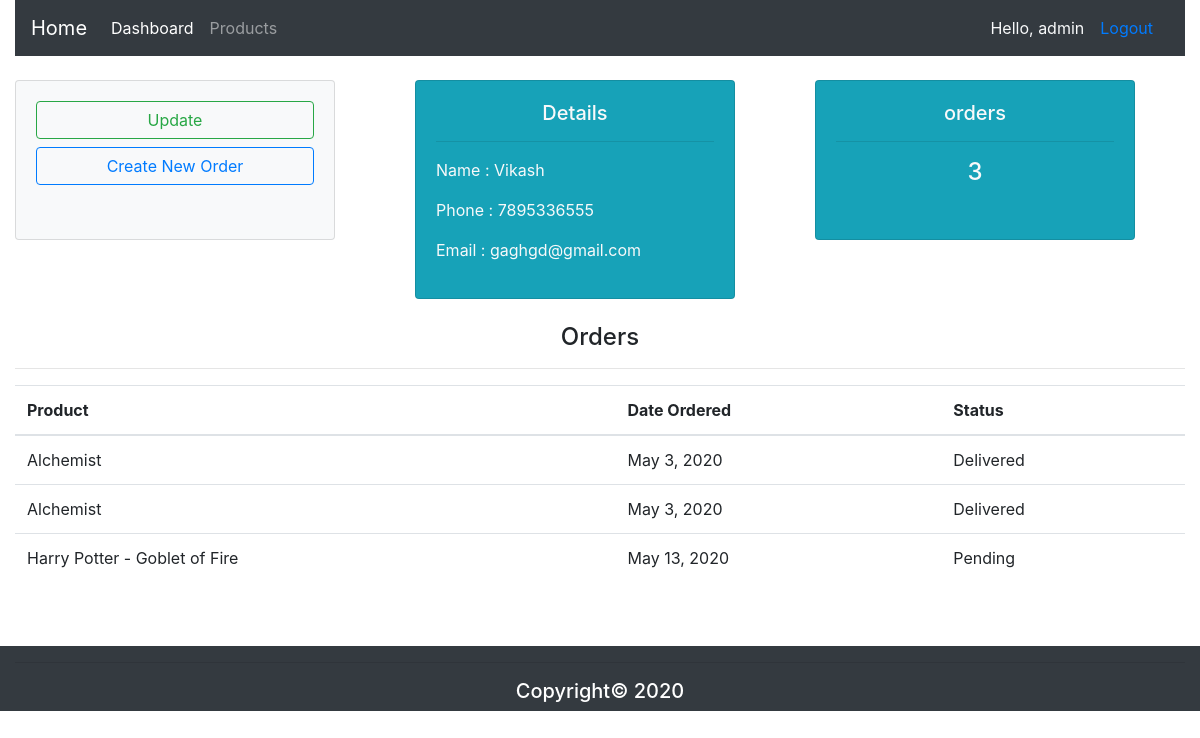
Page /customer/1 (signed in) on the committed database.
### account/models.py (models this page shows, shortened)
class Customer(models.Model):
    user = models.OneToOneField(User, null= True, on_delete = models.CASCADE)
    name = models.CharField(max_length = 100,null =True)
    phone = models.CharField(max_length = 12,null =True)
    email = models.CharField(max_length = 32,null =True)
    profile_pic = models.ImageField(default= "profile.png", null = True, blank = True)
    date_created = models.DateField(auto_now_add = True,null =True)

class Order(models.Model):
    STATUS = (
        ('Pending','Pending'),
        ('Out for delivery', 'Out for delivery'),
        ('Delivered', 'Delivered')
    )
    customer = models.ForeignKey(Customer, on_delete= models.CASCADE )
    product = models.ForeignKey(Product, on_delete = models.CASCADE )
    date_ordered = models.DateField(auto_now_add = True, null =True)
    status = models.CharField( max_length=50, null = True, choices = STATUS)

class Product(models.Model):
    name = models.CharField(max_length = 64,null =True)
    Price = models.FloatField(null = True)
    category = models.CharField(max_length = 100,null =True)
    description = models.TextField(null =True)
    date_created = models.DateField(auto_now_add = True,null =True)
    def __str__(self):
        return self.name

### account/decorators.py (the view)
        def wrapper_func(request, *args, **kwargs):
            gorup = None
            if request.user.groups.exists():
                group = request.user.groups.all()[0].name
            if group in allowed_roles:
                return view_func(request, *args, **kwargs)
            else:
                return HttpResponse('You are not authorised to view this page')

### account/views.py (called while the page is built)
@login_required(login_url = 'login')
@allowed_user(allowed_roles= ['admin'])
def customer(request, pk):
    customer_details = Customer.objects.get(pk = pk)
    orders_count = Order.objects.filter(customer__pk=pk).count() #reverse query
    orders= Order.objects.filter(customer__pk=pk)
    context = {
        'customer_details' : customer_details,
        'orders_count' : orders_count,
        'orders' : orders
    }
    return render(request,'account/customer.html', context )

### account/templates/account/customer.html
{% extends 'account/base.html' %}
{% block content %}
<section id="card">
    <div class="container-fluid  mt-4">
        <div class="row">
            <div class="col-md-3 col-lg-4 ">
                    <div class="card bg-light" style="width: 20rem; height: 10rem;">
                            <div class="card-body text-center text-light">
                              <a class = 'btn btn-outline-success btn-block' href="">Update</a>
                              <a class = 'btn btn-outline-primary btn-block' href="">Create New Order</a>
                            </div>
                    </div>
            </div>
            <div class="col-md-5 col-lg-4">
                    <div class="card bg-info" style="width: 20rem;">
                            <div class="card-body text-left text-light">
                              <h5 class="card-title text-center">Details</h5>
                              <hr>
                              <p> Name : {{customer_details.name}} </p>
                              <p> Phone : {{customer_details.phone}} </p>
                              <p> Email : {{customer_details.email}} </p>
                            </div>
                    </div>
            </div>
            <div class="col-md-3 col-lg-4">
                    <div class="card bg-info" style="width: 20rem; height: 10rem;">
                            <div class="card-body text-center text-light">
                              <h5 class="card-title">orders</h5>
                              <hr>
                              <p class='h4'>{{orders_count}}</p>
                            </div>
                    </div>
            </div>
        </div>
    </div>
</section>
<section id="tables">
    <div class="container-fluid mt-4">
        <div class="row">
            <div class="col">
                    <p class="h4 text-center">Orders</p>
                    <hr>
                    <table class='table table-hover '>
                        <thead>
                            <th>Product</th>
                            <th>Date Ordered</th>
                            <th>Status</th>
                        </thead>
                        <tbody>
                                {% for order in orders %}
                                <tr>
                                    <td>{{order.product}}</td>
                                    <td>{{order.date_ordered}}</td>
                                    <td>{{order.status}}</td>
                                </tr>
                                {% endfor %}
                        </tbody>
                    </table>
            </div>
        </div>
    </div>
</section>
<br>
<br>
{% endblock content %}

### account/templates/account/base.html (shortened to what this page needs)
{% load static %}
<!DOCTYPE html>
<html lang="en">
<head>
    <link href="https://stackpath.bootstrapcdn.com/bootstrap/4.4.1/css/bootstrap.min.css" rel="stylesheet"
>
    {% block static %}
    <link rel="stylesheet" href='{% static "account/dashboard.css" %}'type ='text/css'>
    {% endblock static %}
</head>
<body>
    {% block nav %}
        <section id = 'nav '>
            <div class="container-fluid">
                <div class="row">
                    <div class="col">
                            <nav class="navbar navbar-expand-lg navbar-dark bg-dark ">
                                    <a class="navbar-brand" href="{% url 'dashboard' %}">Home</a>
                                    <div class="collapse navbar-collapse" id="navbarNavAltMarkup">
                                      <div class="navbar-nav">
                                         {% if request.user.is_staff %}
                                            <a class="nav-item nav-link active" href="{% url 'dashboard' %}">Dashboard <span class="sr-only">(current)</span></a>
                                            <a class="nav-item nav-link" href="{% url 'products' %}">Products</a>
                                        {% else %}
                                            <a class="nav-item nav-link" href="{% url 'setting' %}">Setting</a>
                                        {% endif %}
                                      </div>
                                    </div>
                                    <span class = 'text-light hello-msg'> Hello, {{request.user}}</span>
                                    <a class="nav-item nav-link" href="{% url 'logout' %}">Logout</a>
                                  </nav>
                    </div>
                </div>
            </div>
        </section>
    {% endblock nav %}
    {% block content %}
    {% endblock %}
    {% block footer %}
        <section id ='footer'>
            <div class="container-fluid">
                <div class="row">
                    <div class="col bg-dark text-white">
                        <hr>
                        <p class="h5 text-center text-flat  ">Copyright&#169; 2020</p>
                    </div>
                </div>
            </div>
        </section>
    {% endblock %}
</body>
</html>

### account/static/account/dashboard.css (style rules this page uses)
html { height: 100%; }
body { min-height: 100%; }

### rows in the picture
Customer: name "Vikash", phone "7895336555", email "gaghgd@gmail.com"
Order: product "Alchemist", date_ordered "May 3, 2020", status "Delivered"
Order: product "Alchemist", date_ordered "May 3, 2020", status "Delivered"
Order: product "Harry Potter - Goblet of Fire", date_ordered "May 13, 2020", status "Pending"

### other values in the picture
{{ request.user }} "admin"
{{ orders_count }} "3"
